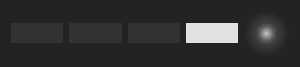
<?xml version="1.0" encoding="UTF-8"?>
<ui version="4.0">
 <class>ColorEdit</class>
 <widget class="QWidget" name="ColorEdit">
  <property name="geometry">
   <rect>
    <x>0</x>
    <y>0</y>
    <width>300</width>
    <height>65</height>
   </rect>
  </property>
  <property name="windowTitle">
   <string>Form</string>
  </property>
  <property name="styleSheet">
   <string notr="true">background-color: rgb(35, 35, 35);</string>
  </property>
  <layout class="QHBoxLayout" name="horizontalLayout_2">
   <item>
    <layout class="QHBoxLayout" name="horizontalLayout">
     <item>
      <widget class="DragEdit" name="red" native="true">
       <property name="sizePolicy">
        <sizepolicy hsizetype="Preferred" vsizetype="Fixed">
         <horstretch>0</horstretch>
         <verstretch>0</verstretch>
        </sizepolicy>
       </property>
       <property name="minimumSize">
        <size>
         <width>50</width>
         <height>20</height>
        </size>
       </property>
       <property name="styleSheet">
        <string notr="true">background-color: rgb(50, 50, 50);</string>
       </property>
      </widget>
     </item>
     <item>
      <widget class="DragEdit" name="green" native="true">
       <property name="sizePolicy">
        <sizepolicy hsizetype="Preferred" vsizetype="Fixed">
         <horstretch>0</horstretch>
         <verstretch>0</verstretch>
        </sizepolicy>
       </property>
       <property name="minimumSize">
        <size>
         <width>50</width>
         <height>20</height>
        </size>
       </property>
       <property name="styleSheet">
        <string notr="true">background-color: rgb(50, 50, 50);</string>
       </property>
      </widget>
     </item>
     <item>
      <widget class="DragEdit" name="blue" native="true">
       <property name="sizePolicy">
        <sizepolicy hsizetype="Preferred" vsizetype="Fixed">
         <horstretch>0</horstretch>
         <verstretch>0</verstretch>
        </sizepolicy>
       </property>
       <property name="minimumSize">
        <size>
         <width>50</width>
         <height>20</height>
        </size>
       </property>
       <property name="styleSheet">
        <string notr="true">background-color: rgb(50, 50, 50);</string>
       </property>
      </widget>
     </item>
     <item>
      <widget class="DragEdit" name="alpha" native="true">
       <property name="sizePolicy">
        <sizepolicy hsizetype="Preferred" vsizetype="Fixed">
         <horstretch>0</horstretch>
         <verstretch>0</verstretch>
        </sizepolicy>
       </property>
       <property name="minimumSize">
        <size>
         <width>50</width>
         <height>20</height>
        </size>
       </property>
       <property name="styleSheet">
        <string notr="true">background-color: rgb(225, 225, 225);</string>
       </property>
      </widget>
     </item>
    </layout>
   </item>
   <item>
    <widget class="ColorCanvas" name="canvas" native="true">
     <property name="sizePolicy">
      <sizepolicy hsizetype="Fixed" vsizetype="Fixed">
       <horstretch>0</horstretch>
       <verstretch>0</verstretch>
      </sizepolicy>
     </property>
     <property name="minimumSize">
      <size>
       <width>45</width>
       <height>45</height>
      </size>
     </property>
     <property name="styleSheet">
      <string notr="true">background-color: qradialgradient(spread:pad, cx:0.5, cy:0.5, radius:0.5, fx:0.5, fy:0.5, stop:0 rgba(235, 235, 235, 206), stop:0.35 rgba(188, 188, 188, 80), stop:0.4 rgba(162, 162, 162, 80), stop:0.425 rgba(132, 132, 132, 156), stop:0.44 rgba(128, 128, 128, 80), stop:1 rgba(255, 255, 255, 0));</string>
     </property>
    </widget>
   </item>
  </layout>
 </widget>
 <customwidgets>
  <customwidget>
   <class>DragEdit</class>
   <extends>QWidget</extends>
   <header>DragEdit/drag_edit.h</header>
  </customwidget>
  <customwidget>
   <class>ColorCanvas</class>
   <extends>QWidget</extends>
   <header>ColorCanvas/color_canvas.h</header>
  </customwidget>
 </customwidgets>
 <resources/>
 <connections/>
</ui>
